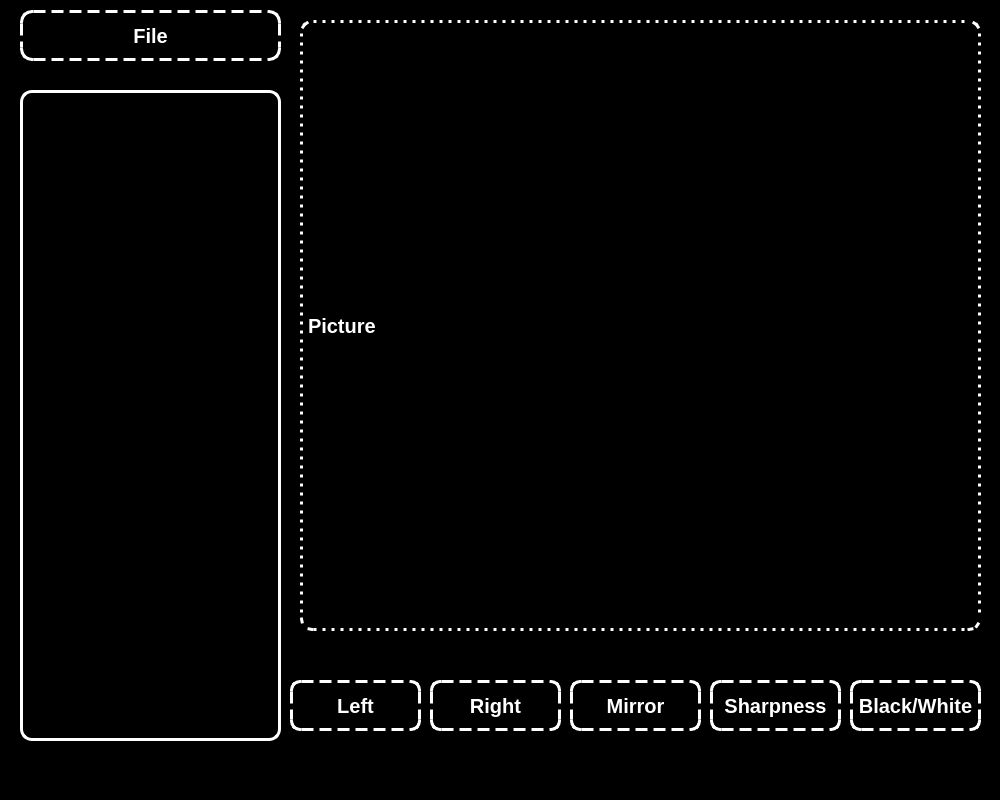
<?xml version="1.0" encoding="UTF-8"?>
<ui version="4.0">
 <class>Photopop</class>
 <widget class="QMainWindow" name="Photopop">
  <property name="geometry">
   <rect>
    <x>0</x>
    <y>0</y>
    <width>1000</width>
    <height>800</height>
   </rect>
  </property>
  <property name="windowTitle">
   <string>Photopop</string>
  </property>
  <property name="styleSheet">
   <string notr="true">background:black;
color:white;</string>
  </property>
  <widget class="QWidget" name="centralwidget">
   <widget class="QPushButton" name="file">
    <property name="geometry">
     <rect>
      <x>20</x>
      <y>10</y>
      <width>261</width>
      <height>51</height>
     </rect>
    </property>
    <property name="styleSheet">
     <string notr="true">border:3px dashed #ffffff;
border-radius: 12px;
font-size:20px;
font-weight:500;</string>
    </property>
    <property name="text">
     <string>File</string>
    </property>
   </widget>
   <widget class="QListWidget" name="listpictures">
    <property name="geometry">
     <rect>
      <x>20</x>
      <y>90</y>
      <width>261</width>
      <height>651</height>
     </rect>
    </property>
    <property name="styleSheet">
     <string notr="true">border:3px solid #ffffff;
border-radius: 12px;
font-size:20px;
font-weight:500;</string>
    </property>
   </widget>
   <widget class="QLabel" name="pictures">
    <property name="geometry">
     <rect>
      <x>300</x>
      <y>20</y>
      <width>681</width>
      <height>611</height>
     </rect>
    </property>
    <property name="styleSheet">
     <string notr="true">border:3px dotted #ffffff;
border-radius: 12px;
font-size:20px;
font-weight:500;</string>
    </property>
    <property name="text">
     <string>Picture</string>
    </property>
   </widget>
   <widget class="QPushButton" name="left">
    <property name="geometry">
     <rect>
      <x>290</x>
      <y>680</y>
      <width>131</width>
      <height>51</height>
     </rect>
    </property>
    <property name="styleSheet">
     <string notr="true">border:3px dashed #ffffff;
border-radius: 10px;
font-size:20px;
font-weight:500;</string>
    </property>
    <property name="text">
     <string>Left</string>
    </property>
   </widget>
   <widget class="QPushButton" name="right">
    <property name="geometry">
     <rect>
      <x>430</x>
      <y>680</y>
      <width>131</width>
      <height>51</height>
     </rect>
    </property>
    <property name="styleSheet">
     <string notr="true">border:3px dashed #ffffff;
border-radius: 10px;
font-size:20px;
font-weight:500;</string>
    </property>
    <property name="text">
     <string>Right</string>
    </property>
   </widget>
   <widget class="QPushButton" name="mirror">
    <property name="geometry">
     <rect>
      <x>570</x>
      <y>680</y>
      <width>131</width>
      <height>51</height>
     </rect>
    </property>
    <property name="styleSheet">
     <string notr="true">border:3px dashed #ffffff;
border-radius: 10px;
font-size:20px;
font-weight:500;</string>
    </property>
    <property name="text">
     <string>Mirror</string>
    </property>
   </widget>
   <widget class="QPushButton" name="sharpness">
    <property name="geometry">
     <rect>
      <x>710</x>
      <y>680</y>
      <width>131</width>
      <height>51</height>
     </rect>
    </property>
    <property name="styleSheet">
     <string notr="true">border:3px dashed #ffffff;
border-radius: 10px;
font-size:20px;
font-weight:500;</string>
    </property>
    <property name="text">
     <string>Sharpness</string>
    </property>
   </widget>
   <widget class="QPushButton" name="b_w">
    <property name="geometry">
     <rect>
      <x>850</x>
      <y>680</y>
      <width>131</width>
      <height>51</height>
     </rect>
    </property>
    <property name="styleSheet">
     <string notr="true">border:3px dashed #ffffff;
border-radius: 10px;
font-size:20px;
font-weight:500;</string>
    </property>
    <property name="text">
     <string>Black/White</string>
    </property>
   </widget>
  </widget>
  <widget class="QStatusBar" name="statusbar"/>
 </widget>
 <resources/>
 <connections/>
</ui>
